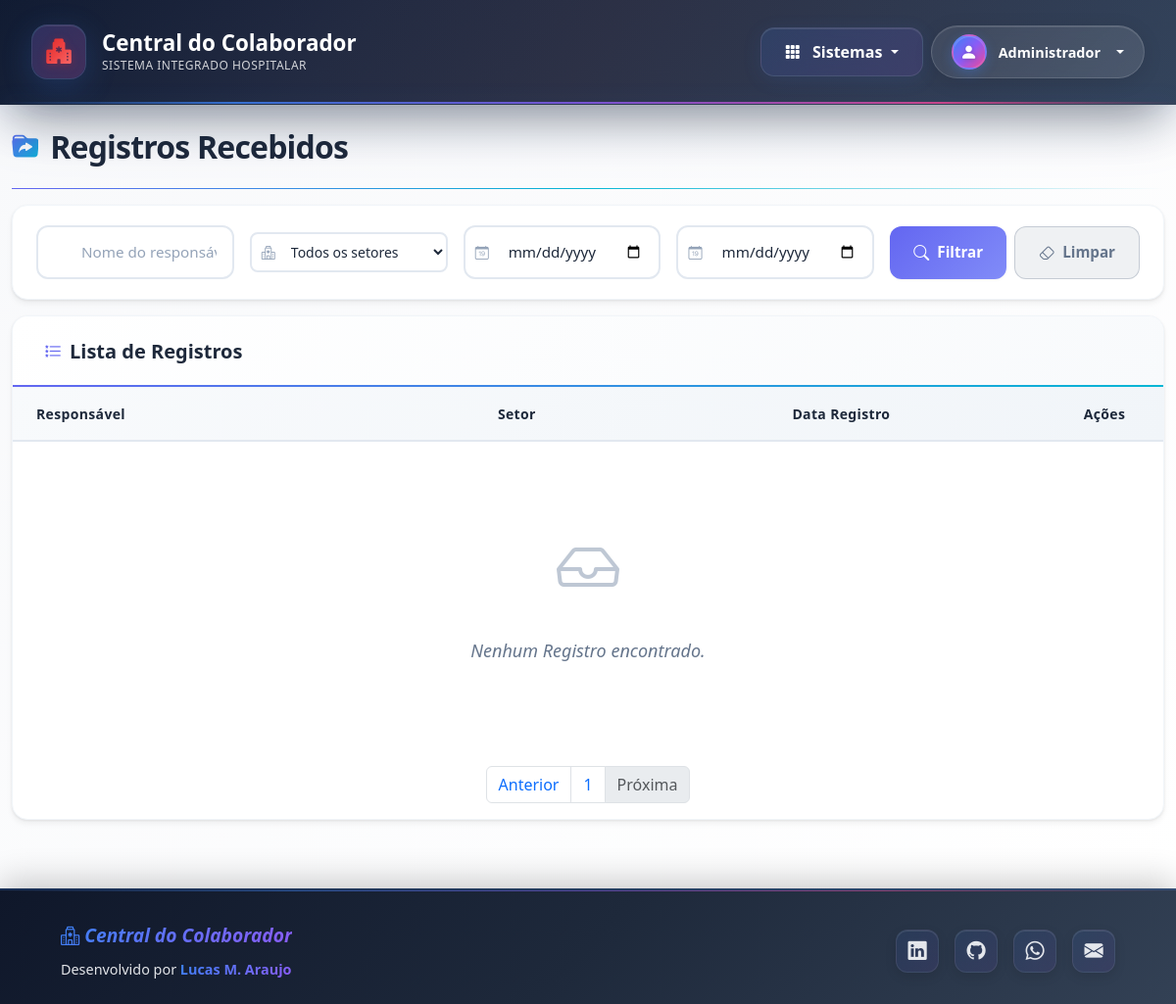
/forms?page=17 (signed in), run on an earlier commit of the app's database.
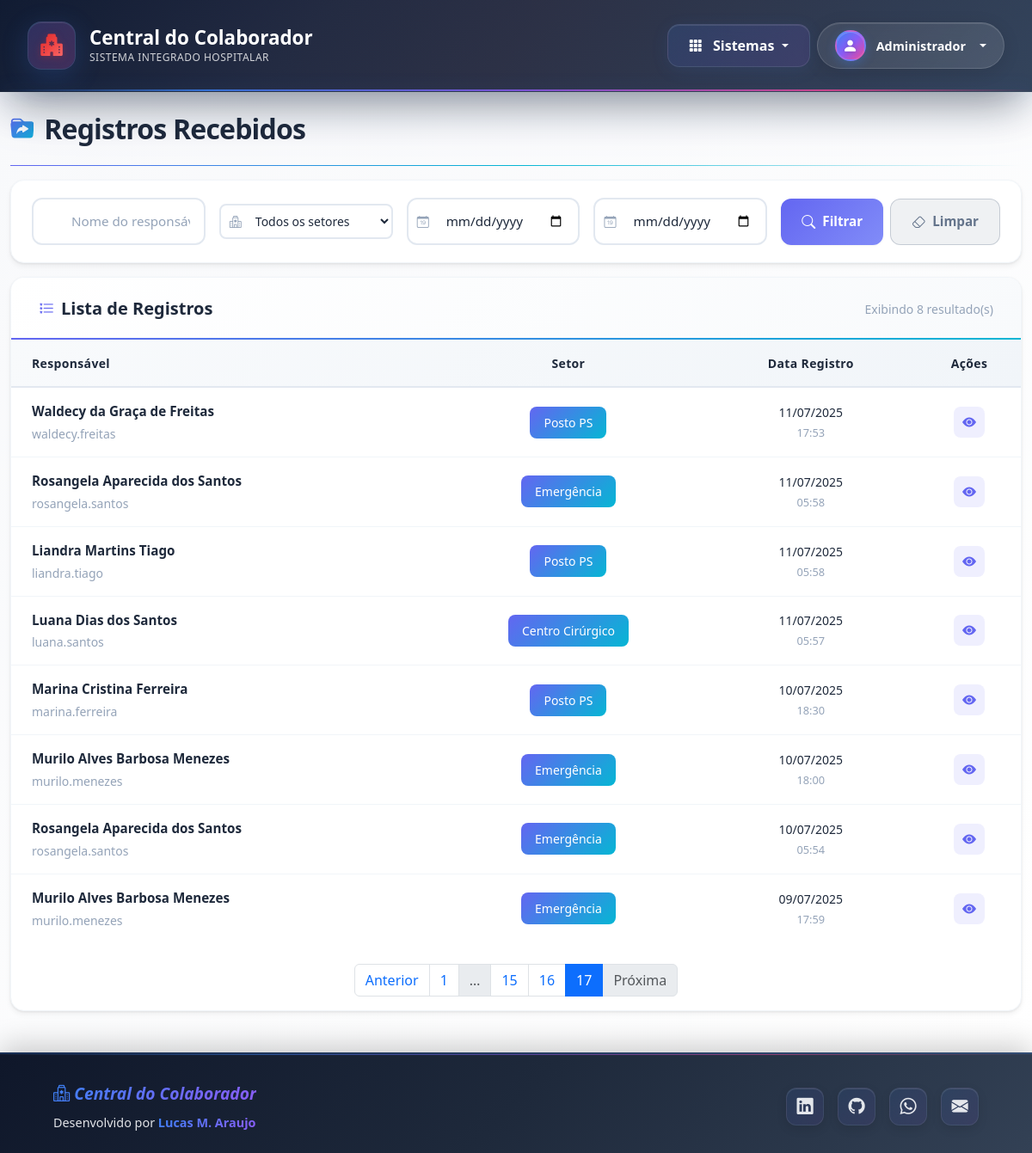
And on a later commit of the database.
### app/models.py (models this page shows, shortened)
class Form(db.Model):
    __tablename__ = 'forms'
    id = db.Column(db.Integer, primary_key=True)
    worker_id = db.Column(db.Integer, db.ForeignKey('users.id'), nullable=False)
    sector = db.Column(db.String(100), nullable=False)
    date_registry = db.Column(db.DateTime, nullable=False)
    observation = db.Column(db.Text, nullable=False)
    worker = db.relationship('User', back_populates='forms')

class User(db.Model, UserMixin):
    __tablename__ = 'users'
    id = db.Column(db.Integer, primary_key=True)
    name = db.Column(db.String(100), nullable=False)
    username = db.Column(db.String(50), unique=True, nullable=False)
    password = db.Column(db.String(200), nullable=False)
    profile = db.Column(db.String(200), nullable=False)
    email = db.Column(db.String(120), unique=True, nullable=False)
    is_active = db.Column(db.Boolean, default=True, nullable=False)
    creation_date = db.Column(db.DateTime, nullable=False, default=datetime.utcnow)
    last_login = db.Column(db.DateTime, nullable=True)
    notices = db.relationship('Notice', back_populates='author')
    forms = db.relationship('Form', back_populates='worker', lazy='dynamic')
    shared_repositories = db.relationship('Repository', secondary=repository_access, back_populates='shared_with_users')

### app/routes/form.py (the view, shortened to what this page needs)
@form_bp.route("/forms")
@login_required
def forms():
    data_inicio_str = request.args.get('data_inicio', '').strip()
    data_fim_str = request.args.get('data_fim', '').strip()
    tipo_data = request.args.get('tipo_data', 'registro').strip()
    filtro_setor = request.args.get('sector_filtro', '').strip()
    filtro_nome = request.args.get('name', '').strip().lower()
    query = select(Form).order_by(Form.date_registry.desc())
    if filtro_nome:
        query = query.join(User).where(
            func.lower(User.name).like(func.lower(f"%{filtro_nome}%"))
        )
    if filtro_setor:
        query = query.where(Form.sector == filtro_setor)
    if filtro_nome:
        query = query.where(
            func.lower(User.name).like(func.lower(f"%{filtro_nome}%"))
        )
    page_get = request.args.get('page', 1, type=int)
    pagination = db.paginate(query, page=page_get, per_page=10, error_out=False)
    return render_template(
        "form/forms.html",
        forms=pagination.items, pagination=pagination,
        data_inicio_atual=data_inicio_str,
        data_fim_atual=data_fim_str,
        tipo_data_atual=tipo_data
    )

### app/__init__.py (called while the page is built)
def login_config(app):
    login_manager = LoginManager()
    login_manager.init_app(app)
    login_manager.login_view = 'auth.login'
    login_manager.login_message = "Por favor, realize o login para acessar esta página."
    login_manager.login_message_category = "info"
    @login_manager.user_loader
    def load_user(id):
        return db.session.get(User, int(id))

def registry_filters(app):
    app.jinja_env.filters['format_date'] = format_date_filter
    app.jinja_env.filters['format_date_short'] = lambda val: format_date_filter(val, format_str='%d/%m/%Y')
    app.jinja_env.filters['format_date_time'] = lambda val: format_date_filter(val, format_str='%d/%m/%Y %H:%M')
    app.jinja_env.filters['format_time'] = lambda val: format_date_filter(val, format_str='%H:%M')

### app/templates/form/forms.html (shortened to what the changed rows need)
{% extends "navbar.html" %}
{% block content %}
<div class="forms-page">
    <div class="container-fluid py-4">
        <div class="forms-header">
            <div class="forms-header-content">
                <div class="forms-title-section">
                    <h1 class="forms-title">
                        <i class="bi bi-folder-symlink-fill"></i>
                        Registros Recebidos
                    </h1>
                </div>
            </div>
        </div>
    <div class="forms-card">
            <div class="forms-card-header">
                <div class="forms-card-title-section">
                    <h5 class="forms-card-title">
                        <i class="bi bi-list-stars"></i>
                        Lista de Registros
                    </h5>
                    {% if forms.items is defined and forms.total is defined %}
                    <span class="forms-card-subtitle">Exibindo {{ forms.items|length }} de {{ forms.total }} resultados</span>
                    {% elif forms|length > 0 %}
                    <span class="forms-card-subtitle">Exibindo {{ forms|length }} resultado(s)</span>
                    {% endif %}
                </div>
            </div>
            <div class="forms-card-body forms-table-container">
            <div class="forms-table-responsive">
                    <table class="forms-table">
                        <thead class="forms-table-head">
                            <tr>
                                <th class="forms-table-header">Responsável</th>
                                <th class="forms-table-header forms-table-center">Setor</th>
                                <th class="forms-table-header forms-table-center">Data Registro</th>
                                <th class="forms-table-header forms-table-center forms-table-actions">Ações</th>
                            </tr>
                        </thead>
                    <tbody class="forms-table-body">
                            {% set forms_to_iterate = forms.items if forms.items is defined else forms %}
                            {% for f in forms_to_iterate %}
                            <tr class="forms-table-row">
                                <td class="forms-table-cell">
                                    <div class="forms-user-info">
                                        <a href="{{ url_for('form.details_form', form_id=f.id) }}" class="forms-user-name">
                                            {{ f.worker.name | truncate(35, False) }}
                                        </a>
                                        <span class="forms-user-username">{{ f.worker.username | truncate(35, False) }}</span>
                                    </div>
                                </td>
                                <td class="forms-table-cell forms-table-center">
                                    <span class="forms-sector-badge">{{ f.sector | default('N/A') }}</span>
                                </td>
                                <td class="forms-table-cell forms-table-center">
                                    <div class="forms-date-info">
                                        <span class="forms-date">{{ f.date_registry | format_date_short if f.date_registry else 'N/A' }}</span>
                                        <span class="forms-time">{{ f.date_registry | format_time if f.date_registry else 'N/A' }}</span>
                                    </div>
                                </td>
                                <td class="forms-table-cell forms-table-center">
                                    <div class="forms-action-buttons">
                                        <a href="{{ url_for('form.details_form', form_id=f.id) }}" class="forms-action-btn forms-action-view" title="Ver Detalhes">
                                            <i class="bi bi-eye-fill"></i>
                                        </a>
                                    </div>
                                </td>
                            </tr>
                        {% else %}
                            <tr class="forms-table-row">
                                <td colspan="4" class="forms-table-cell">
                                    <div class="forms-empty-state">
                                        <div class="forms-empty-icon">
                                            <i class="bi bi-inbox"></i>
                                        </div>
                                        <p class="forms-empty-text">Nenhum Registro encontrado.</p>
                                    </div>
                                </td>
                            </tr>
                            {% endfor %}
                        </tbody>
                    </table>
                </div>
            </div>
        {% if pagination %}
        <nav aria-label="Navegação de usuários">
            <ul class="pagination justify-content-center mt-4">
                {% for p in pagination.iter_pages(left_edge=1, right_edge=1, left_current=2, right_current=2) %}
                {% if p %}
                <li class="page-item {% if p == pagination.page %}active{% endif %}">
                    <a class="page-link" href="{{ url_for('form.forms', page=p) }}">{{ p }}</a>
                </li>
                {% else %}
                <li class="page-item disabled"><span class="page-link">…</span></li>
                {% endif %}
                {% endfor %}
            </ul>
        </nav>
        {% endif %}
    </div>
</div>
    </div>
{% endblock %}

What changed in the data, as far as the page shows it:
added Form: worker.name "Waldecy da Graça de Freitas", worker.username "waldecy.freitas", sector "Posto PS", date_registry "11/07/2025", date_registry "17:53"
added Form: worker.name "Rosangela Aparecida dos Santos", worker.username "rosangela.santos", sector "Emergência", date_registry "11/07/2025", date_registry "05:58"
added Form: worker.name "Liandra Martins Tiago", worker.username "liandra.tiago", sector "Posto PS", date_registry "11/07/2025", date_registry "05:58"
added Form: worker.name "Luana Dias dos Santos", worker.username "luana.santos", sector "Centro Cirúrgico", date_registry "11/07/2025", date_registry "05:57"
added Form: worker.name "Marina Cristina Ferreira", worker.username "marina.ferreira", sector "Posto PS", date_registry "10/07/2025", date_registry "18:30"
added Form: worker.name "Murilo Alves Barbosa Menezes", worker.username "murilo.menezes", sector "Emergência", date_registry "10/07/2025", date_registry "18:00"
added Form: worker.name "Rosangela Aparecida dos Santos", worker.username "rosangela.santos", sector "Emergência", date_registry "10/07/2025", date_registry "05:54"
now on this page (row edited): Form: worker.name "Murilo Alves Barbosa Menezes", worker.username "murilo.menezes", sector "Emergência", date_registry "09/07/2025", date_registry "17:59"
Also different on the page:
text no longer shown: "Nenhum Registro encontrado."
text now shown: "Exibindo 8 resultado(s)"
new list line: "15"
new list line: "16"
new list line: "17"
